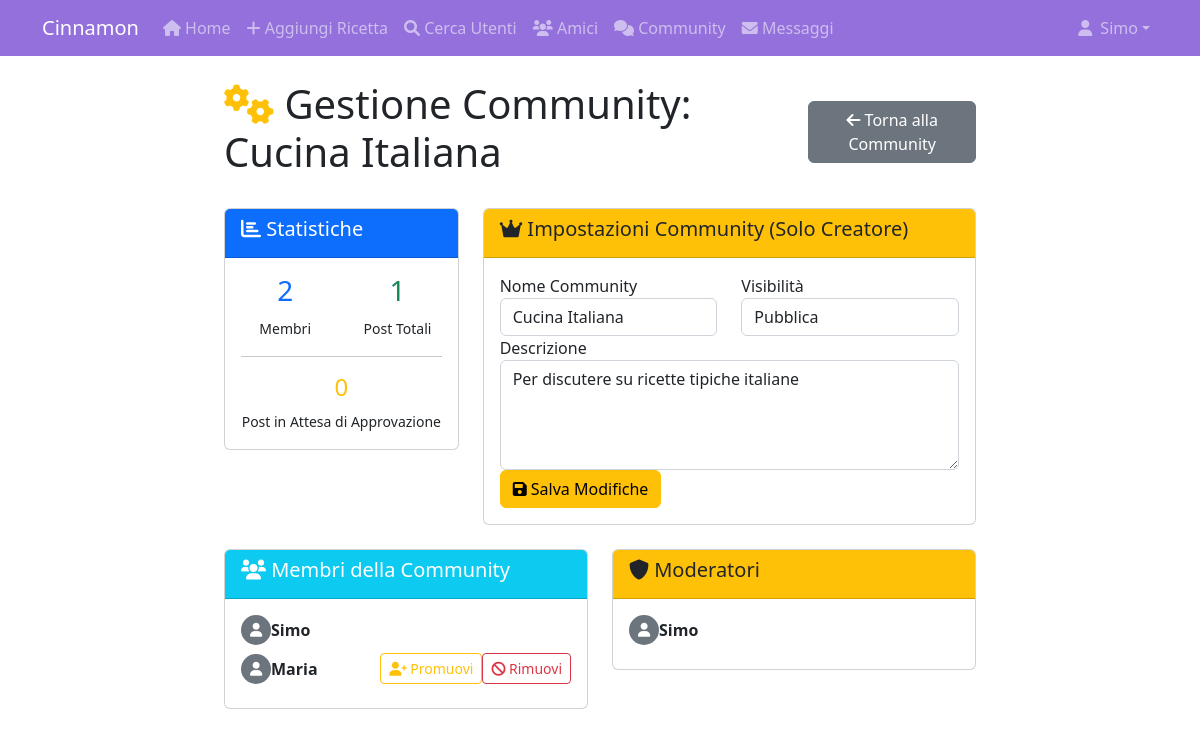
The page /community/1/manage/ (signed in) on the database its author committed.
### recipes/models.py (models this page shows, shortened)
class Community(models.Model):
    VISIBILITY_CHOICES = [
        ('public', 'Pubblica'),
        ('private', 'Privata (su invito)'),
    ]
    name = models.CharField(max_length=100, unique=True, verbose_name="Nome")
    description = models.TextField(verbose_name="Descrizione")
    image = models.ImageField(upload_to='community_pics', blank=True, null=True, verbose_name="Immagine")
    creator = models.ForeignKey(User, on_delete=models.CASCADE, related_name='created_communities')
    moderators = models.ManyToManyField(User, blank=True, related_name='moderated_communities')
    members = models.ManyToManyField(User, blank=True, related_name='joined_communities')
    visibility = models.CharField(max_length=10, choices=VISIBILITY_CHOICES, default='public')
    is_active = models.BooleanField(default=True)
    total_posts = models.PositiveIntegerField(default=0)
    total_members = models.PositiveIntegerField(default=0)
    created_at = models.DateTimeField(auto_now_add=True)
    updated_at = models.DateTimeField(auto_now=True)
    class Meta:
        verbose_name_plural = "Communities"
        ordering = ['-created_at']

### recipes/views.py (the view)
# urls.py: path('community/<int:pk>/manage/', views.manage_community, name='community-manage'),
@login_required
def manage_community(request, pk):
    community = get_object_or_404(models.Community, pk=pk)
    if request.user not in community.moderators.all() and request.user != community.creator:
        messages.error(request, "Non hai i permessi per gestire questa community.")
        return redirect('community-detail', pk=pk)
    context = {
        'community': community,
        'is_creator': request.user == community.creator,
        'is_moderator': request.user in community.moderators.all(),
        'pending_posts': community.posts.filter(is_approved=False),
        'flagged_posts': community.posts.filter(is_approved=True),  # Da implementare il flag
        'member_count': community.members.count(),
        'post_count': community.posts.count(),
    }
    return render(request, 'recipes/community_manage.html', context)

### users/views.py (called while the page is built)
def unread_messages_count(request):
    if request.user.is_authenticated:
        from recipes.models import Conversation, Message
        conversations = Conversation.objects.filter(participants=request.user)
        unread_count = Message.objects.filter(
            conversation__in=conversations,
            is_read=False
        ).exclude(sender=request.user).count()
        return {'unread_messages_count': unread_count}
    return {'unread_messages_count': 0}

### recipes/templates/recipes/community_manage.html (shortened to what this page needs)
{% extends "recipes/base.html" %}
{% block content %}
<div class="container-fluid">
  <div class="row mb-4">
    <div class="col-12">
      <div class="d-flex justify-content-between align-items-center">
        <h1><i class="fas fa-cogs text-warning"></i> Gestione Community: {{ community.name }}</h1>
        <a href="{% url 'community-detail' community.pk %}" class="btn btn-secondary">
          <i class="fas fa-arrow-left"></i> Torna alla Community
        </a>
      </div>
    </div>
  </div>
  <div class="row">
    <div class="col-md-4 mb-4">
      <div class="card">
        <div class="card-header bg-primary text-white">
          <h5><i class="fas fa-chart-bar"></i> Statistiche</h5>
        </div>
        <div class="card-body">
          <div class="row text-center">
            <div class="col-6">
              <h3 class="text-primary">{{ member_count }}</h3>
              <small>Membri</small>
            </div>
            <div class="col-6">
              <h3 class="text-success">{{ post_count }}</h3>
              <small>Post Totali</small>
            </div>
          </div>
          <hr>
          <div class="text-center">
            <h4 class="text-warning">{{ pending_posts|length }}</h4>
            <small>Post in Attesa di Approvazione</small>
          </div>
        </div>
      </div>
    </div>
    {% if is_creator %}
      <div class="col-md-8 mb-4">
        <div class="card">
          <div class="card-header bg-warning">
            <h5><i class="fas fa-crown"></i> Impostazioni Community (Solo Creatore)</h5>
          </div>
          <div class="card-body">
            <form method="POST" action="{% url 'community-update-settings' community.pk %}">
              <div class="row">
                <div class="col-md-6">
                  <div class="form-group">
                    <label for="name">Nome Community</label>
                    <input type="text" class="form-control" name="name" value="{{ community.name }}" required>
                  </div>
                </div>
                <div class="col-md-6">
                  <div class="form-group">
                    <label for="visibility">Visibilità</label>
                    <select class="form-control" name="visibility">
                      <option value="public" {% if community.visibility == 'public' %}selected{% endif %}>
                        Pubblica
                      </option>
                    </select>
                  </div>
                </div>
              </div>
              <div class="form-group">
                <label for="description">Descrizione</label>
                <textarea class="form-control" name="description" rows="4" required>{{ community.description }}</textarea>
              </div>
              <button type="submit" class="btn btn-warning">
                <i class="fas fa-save"></i> Salva Modifiche
              </button>
            </form>
          </div>
        </div>
      </div>
    {% endif %}
  </div>
  <div class="row">
    <div class="col-md-6">
      <div class="card">
        <div class="card-header bg-info text-white">
          <h5><i class="fas fa-users"></i> Membri della Community</h5>
        </div>
        <div class="card-body" style="max-height: 400px; overflow-y: auto;">
          {% for member in community.members.all %}
            <div class="d-flex justify-content-between align-items-center mb-2">
              <div class="d-flex align-items-center">
                {% if member.userprofile.profile_image %}
                  <img src="{{ member.userprofile.profile_image.url }}"
                       alt="{{ member.username }}"
                       class="rounded-circle mr-2"
                       style="width: 30px; height: 30px; object-fit: cover;">
                {% else %}
                  <div class="bg-secondary rounded-circle d-flex align-items-center justify-content-center mr-2"
                       style="width: 30px; height: 30px;">
                    <i class="fas fa-user text-white small"></i>
                  </div>
                {% endif %}
                <div>
                  <strong>{{ member.get_full_name|default:member.username }}</strong>
                  {% if member == community.creator %}
                    <span class="badge badge-primary badge-sm">CREATORE</span>
                  {% elif member in community.moderators.all %}
                    <span class="badge badge-warning badge-sm">MOD</span>
                  {% endif %}
                </div>
              </div>
              {% if is_creator and member != community.creator %}
                <div class="btn-group btn-group-sm">
                  {% if member not in community.moderators.all %}
                    <form method="POST" action="{% url 'community-promote-moderator' community.pk member.pk %}" class="d-inline">
                      <button type="submit" class="btn btn-outline-warning btn-sm" onclick="return confirm('Vuoi promuovere {{ member.username }} a moderatore?')">
                        <i class="fas fa-user-plus"></i> Promuovi
                      </button>
                    </form>
                  {% endif %}
                  <form method="POST" action="{% url 'community-remove-member' community.pk member.pk %}" class="d-inline">
                    <button type="submit" class="btn btn-outline-danger btn-sm" onclick="return confirm('Sei sicuro di voler rimuovere {{ member.username }} dalla community?')">
                      <i class="fas fa-ban"></i> Rimuovi
                    </button>
                  </form>
                </div>
              {% endif %}
            </div>
          {% empty %}
            <p class="text-muted">Nessun membro nella community.</p>
          {% endfor %}
        </div>
      </div>
    </div>
    <div class="col-md-6">
      <div class="card">
        <div class="card-header bg-warning text-dark">
          <h5><i class="fas fa-shield-alt"></i> Moderatori</h5>
        </div>
        <div class="card-body">
          {% for moderator in community.moderators.all %}
            <div class="d-flex justify-content-between align-items-center mb-2">
              <div class="d-flex align-items-center">
                {% if moderator.userprofile.profile_image %}
                  <img src="{{ moderator.userprofile.profile_image.url }}"
                       alt="{{ moderator.username }}"
                       class="rounded-circle mr-2"
                       style="width: 30px; height: 30px; object-fit: cover;">
                {% else %}
                  <div class="bg-secondary rounded-circle d-flex align-items-center justify-content-center mr-2"
                       style="width: 30px; height: 30px;">
                    <i class="fas fa-user text-white small"></i>
                  </div>
                {% endif %}
                <strong>{{ moderator.get_full_name|default:moderator.username }}</strong>
              </div>
            </div>
          {% empty %}
            <p class="text-muted">Nessun moderatore assegnato.</p>
          {% endfor %}
        </div>
      </div>
    </div>
  </div>
</div>
{% endblock content %}

### recipes/templates/recipes/base.html (shortened to what this page needs)
<!DOCTYPE html>
<html lang="en">
  <head>
    <link
      href="https://cdn.jsdelivr.net/npm/bootstrap@5.2.0-beta1/dist/css/bootstrap.min.css"
      rel="stylesheet"
    />
    <link rel="stylesheet" href="https://cdnjs.cloudflare.com/ajax/libs/font-awesome/6.0.0/css/all.min.css">
  </head>
  <body>
    <nav class="navbar navbar-expand-lg navbar-dark navbar-purple">
      <div class="container">
                <a class="navbar-brand" href="{% url 'recipes-home' %}">
          Cinnamon
        </a>
        <div class="collapse navbar-collapse" id="navbarNav">
          <ul class="navbar-nav">
            <li class="nav-item">
              <a class="nav-link" href="{% url 'recipes-home' %}">
                <i class="fas fa-home"></i> Home
              </a>
            </li>
            {% if user.is_authenticated %}
            <li class="nav-item">
              <a class="nav-link" href="{% url 'recipes-create' %}">
                <i class="fas fa-plus"></i> Aggiungi Ricetta
              </a>
            </li>
            <li class="nav-item">
              <a class="nav-link" href="{% url 'user-search' %}">
                <i class="fas fa-search"></i> Cerca Utenti
              </a>
            </li>
            <li class="nav-item">
              <a class="nav-link" href="{% url 'user-friends' %}">
                <i class="fas fa-users"></i> Amici
              </a>
            </li>
            <li class="nav-item">
              <a class="nav-link" href="{% url 'community-list' %}">
                <i class="fas fa-comments"></i> Community
              </a>
            </li>
            <li class="nav-item">
              <a class="nav-link position-relative" href="{% url 'messages-inbox' %}">
                <i class="fas fa-envelope"></i> Messaggi
              </a>
            </li>
            {% endif %}
          </ul>
        </div>
        <div class="navbar-nav">
          {% if user.is_authenticated %}
          <div class="nav-item dropdown">
            <a class="nav-link dropdown-toggle d-flex align-items-center" href="#" id="navbarDropdown" role="button" data-bs-toggle="dropdown" aria-expanded="false">
              {% if user.userprofile.profile_image %}
                <img src="{{ user.userprofile.profile_image.url }}" class="rounded-circle me-2" style="width: 25px; height: 25px; object-fit: cover;">
              {% else %}
                <i class="fas fa-user me-2"></i>
              {% endif %}
              {{ user.username }}
            </a>
          </div>
          {% endif %}
        </div>
      </div>
    </nav>
    <div class="container mt-4 col-8">
       {% block content %} {% endblock %}
    </div>
  </body>
</html>

### recipes/templates/recipes/base.html (style rules this page uses)
.navbar-purple { background-color: #9370db !important; }

### rows shown on the page
Community: name "Cucina Italiana", visibility "Pubblica", description "Per discutere su ricette tipiche italiane"

### other values the page prints
{{ user.username }} "Simo"
{{ member_count }} "2"
{{ post_count }} "1"
{{ pending_posts|length }} "0"
{{ member.get_full_name|default:member.username }} "Simo"
{{ member.get_full_name|default:member.username }} "Maria"
{{ moderator.get_full_name|default:moderator.username }} "Simo"
